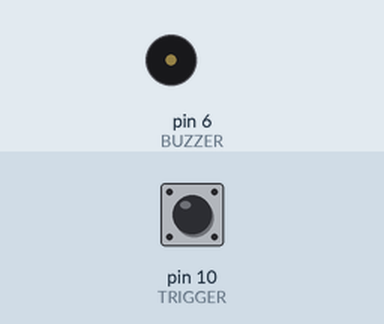
A sketch run on a simulated Arduino Uno, built with avr-gcc and run on an emulated ATmega328P. Shown: buzzer (waves = sounding). Inputs (shaded band) come from the test bench; at power-on: pin 10 (TRIGGER) HIGH.

Above: at 1.2 s.
1.3 s: pin 10 (TRIGGER) pulled LOW for 0.15 s
At 2.0 s:
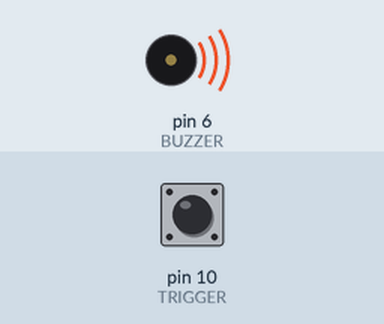
3.6 s: pin 10 (TRIGGER) pulled LOW for 1 s
At 6.4 s:
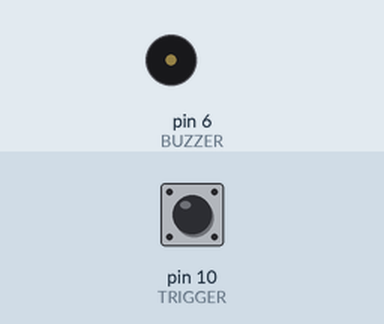
6.8 s: pin 10 (TRIGGER) pulled LOW for 3.2 s
At 7.8 s:
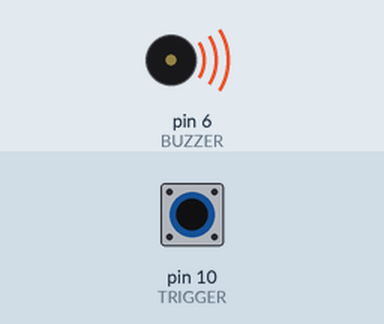
Timing chart, 0 to 12.2 s (numbered marks = the images above; inputs shaded):
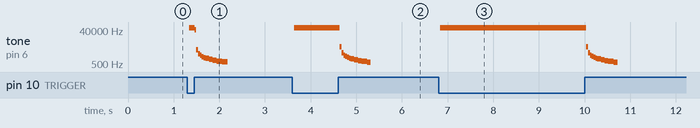

Measured:
- after the input at 1.3 s, tone on pin 6 (BUZZER): plays 51786 Hz for 0.12 s, 41113 Hz for 0.04 s, 3079 Hz for 0.04 s, 1907 Hz for 0.04 s, 1513 Hz for 0.04 s, 1293 Hz for 0.04 s … (12 notes in this stretch), starting at once
- after the input at 3.6 s, tone on pin 6 (BUZZER): plays 51786 Hz for 1.0 s, 4723 Hz for 0.04 s, 2069 Hz for 0.04 s, 1588 Hz for 0.04 s, 1339 Hz for 0.04 s, 1180 Hz for 0.04 s … (12 notes in this stretch), starting at once
- after the input at 6.8 s, tone on pin 6 (BUZZER): plays 51785 Hz for 3.2 s, 4723 Hz for 0.04 s, 2069 Hz for 0.04 s, 1588 Hz for 0.04 s, 1339 Hz for 0.04 s, 1180 Hz for 0.04 s … (12 notes in this stretch), starting at once

The sketch:

BuzzSlide2.ino
```cpp
#define BUZZER 6
#define TRIGGER 10

int pause = 1;
int play = 0;

void setup() {
  pinMode(BUZZER, OUTPUT);
  pinMode(TRIGGER, INPUT_PULLUP);
}

void loop() {
  if (play==1) {
    digitalWrite(BUZZER, HIGH);   // turn the LED on (HIGH is the voltage level)
    delayMicroseconds(pause);              // wait for a second
    digitalWrite(BUZZER, LOW);    // turn the LED off by making the voltage LOW
    delayMicroseconds(pause);              // wait for a second
    pause++;
    if(pause==800) {pause=1;play=0;}
  }
  if (digitalRead(TRIGGER)==LOW) {
    play=1; pause=1;
  }
}
```
